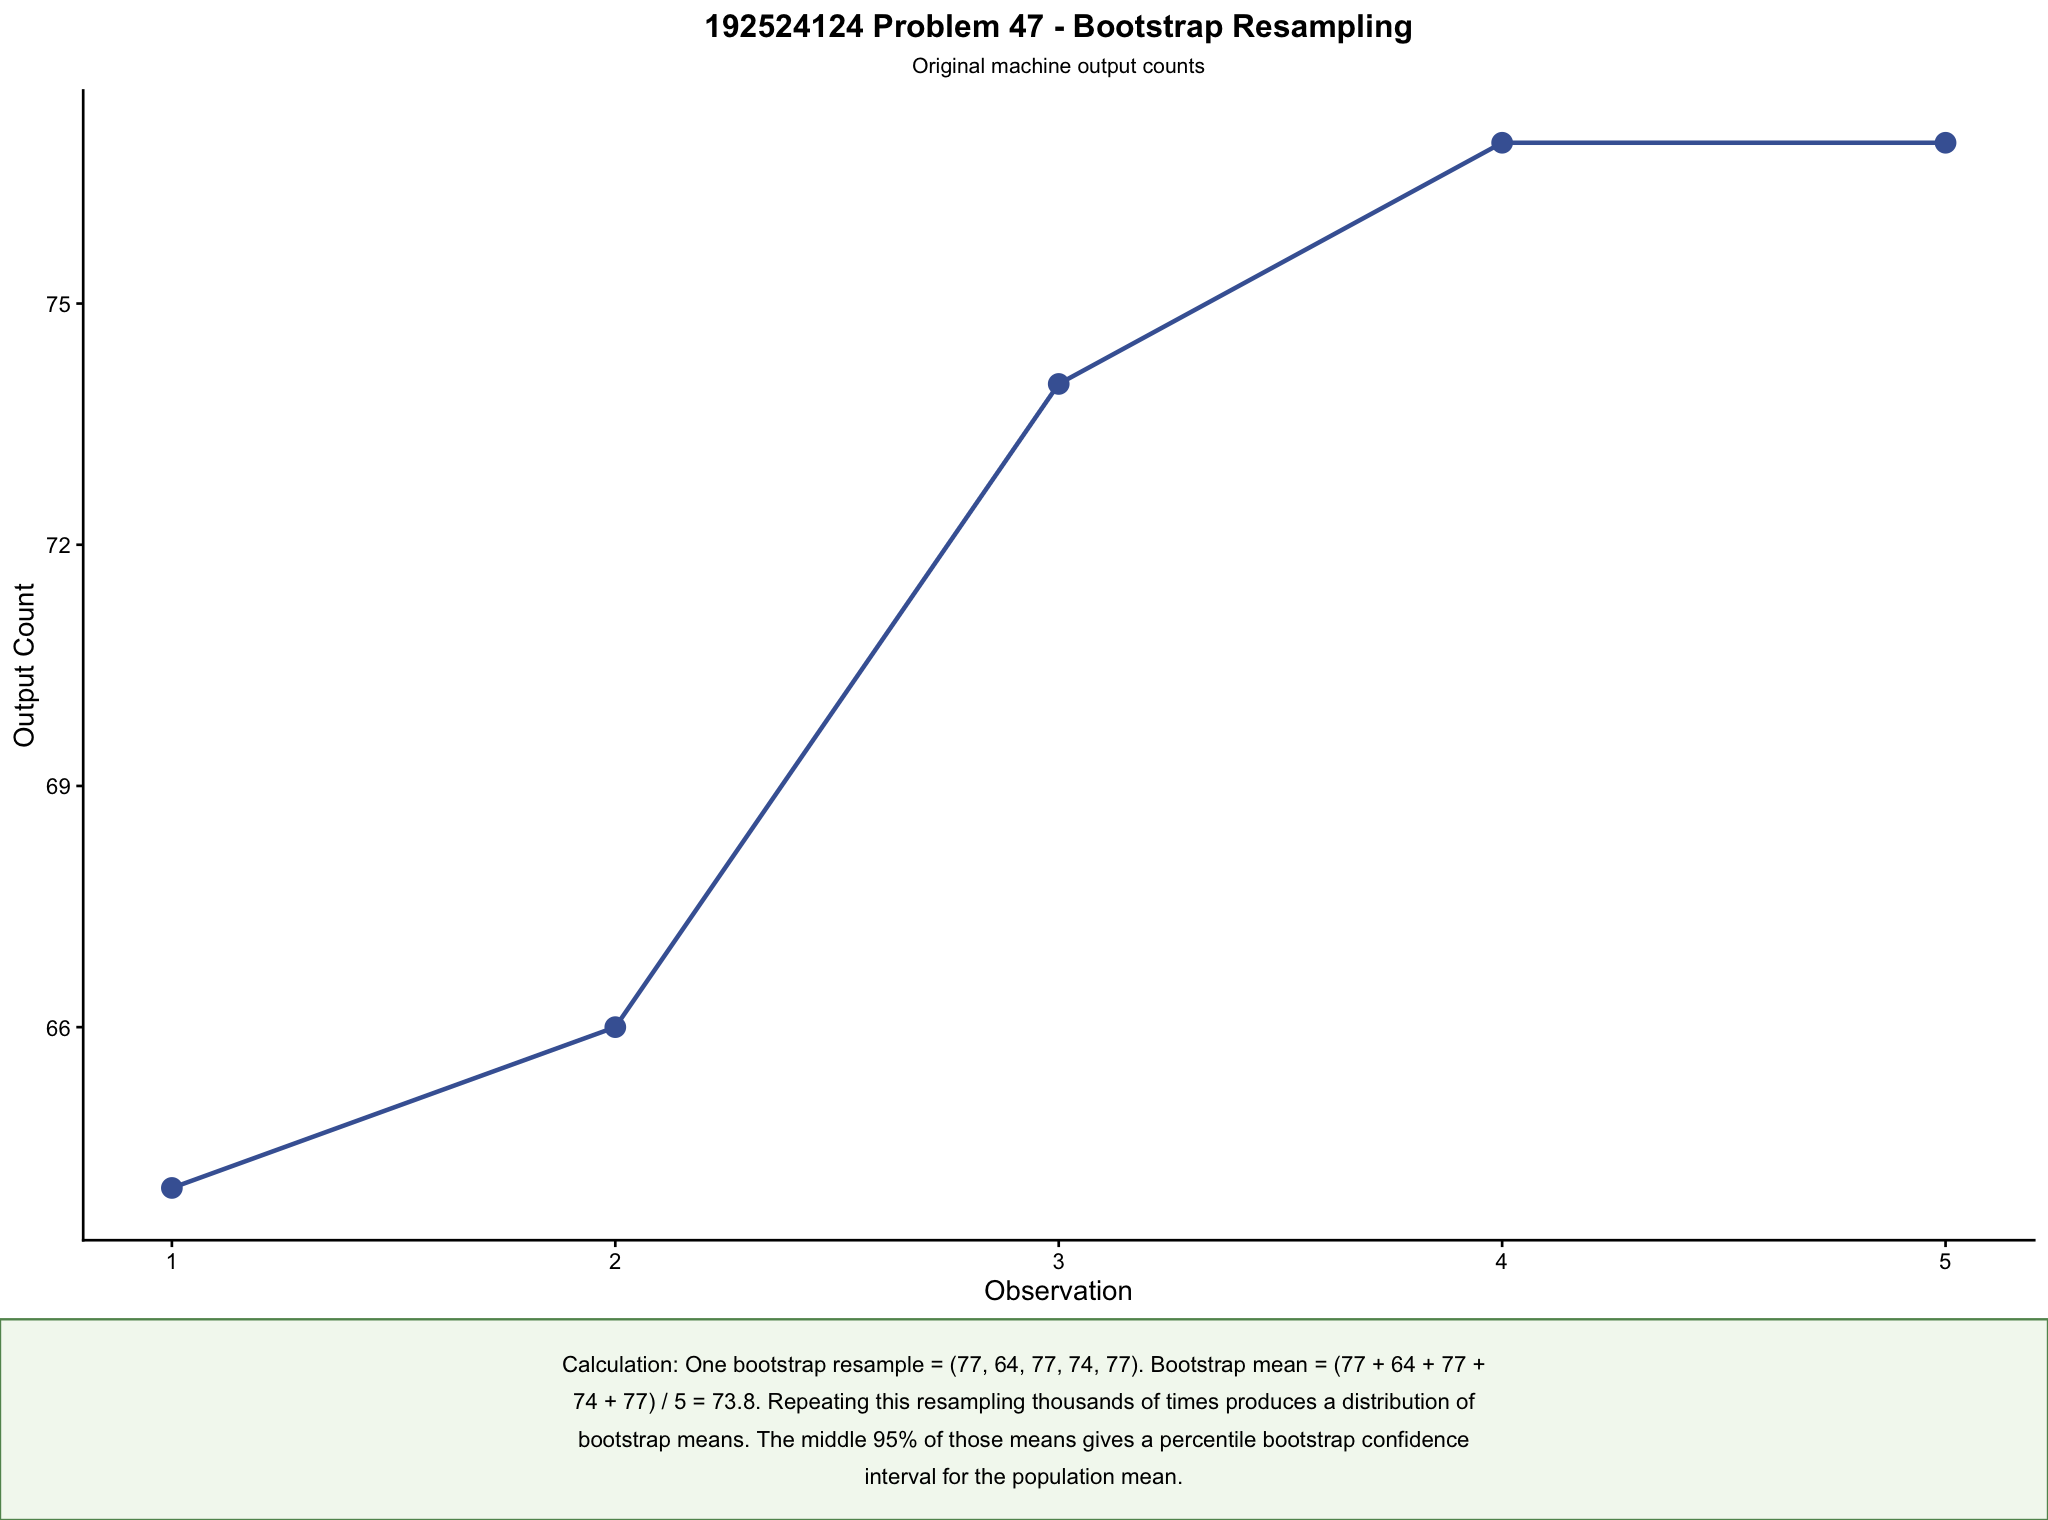

Write R code to recreate this figure.
# ============================================================
# Problem 47 - Bootstrap Resampling
# ============================================================

library(ggplot2)
library(grid)
library(gridExtra)

sample_data <- c(
  64,
  66,
  74,
  77,
  77
)

# One fixed bootstrap resample
bootstrap_sample <- c(
  77,
  64,
  77,
  74,
  77
)

bootstrap_mean <- mean(bootstrap_sample)

# Plot original sample
plot_data <- data.frame(
  Observation = 1:5,
  Output = sample_data
)

bootstrap_plot <- ggplot(
  plot_data,
  aes(
    x = Observation,
    y = Output
  )
) +
  
  geom_point(
    color = "#4563A3",
    size = 4
  ) +
  
  geom_line(
    color = "#4563A3",
    linewidth = 1
  ) +
  
  scale_x_continuous(
    breaks = 1:5
  ) +
  
  labs(
    title = "192524124 Problem 47 - Bootstrap Resampling",
    subtitle = "Original machine output counts",
    x = "Observation",
    y = "Output Count"
  ) +
  
  theme_classic(base_size = 13) +
  
  theme(
    plot.title = element_text(
      hjust = 0.5,
      face = "bold",
      size = 15
    ),
    
    plot.subtitle = element_text(
      hjust = 0.5,
      size = 10
    )
  )

interpretation <- paste(
  "Calculation: One bootstrap resample = (77, 64, 77, 74, 77).",
  "Bootstrap mean = (77 + 64 + 77 + 74 + 77) / 5 = 73.8.",
  "Repeating this resampling thousands of times produces a distribution",
  "of bootstrap means. The middle 95% of those means gives a percentile",
  "bootstrap confidence interval for the population mean."
)

wrapped_text <- paste(
  strwrap(
    interpretation,
    width = 95
  ),
  collapse = "\n"
)

interpretation_text <- textGrob(
  wrapped_text,
  x = unit(0.5, "npc"),
  y = unit(0.5, "npc"),
  hjust = 0.5,
  vjust = 0.5,
  gp = gpar(
    fontsize = 10.5,
    lineheight = 1.4
  )
)

interpretation_box <- grobTree(
  rectGrob(
    gp = gpar(
      fill = "#F3F8F0",
      col = "#62935D",
      lwd = 1.5
    )
  ),
  interpretation_text
)

grid.newpage()

grid.arrange(
  bootstrap_plot,
  interpretation_box,
  ncol = 1,
  heights = unit.c(
    unit(1, "null"),
    grobHeight(interpretation_text) + unit(12, "mm")
  )
)
